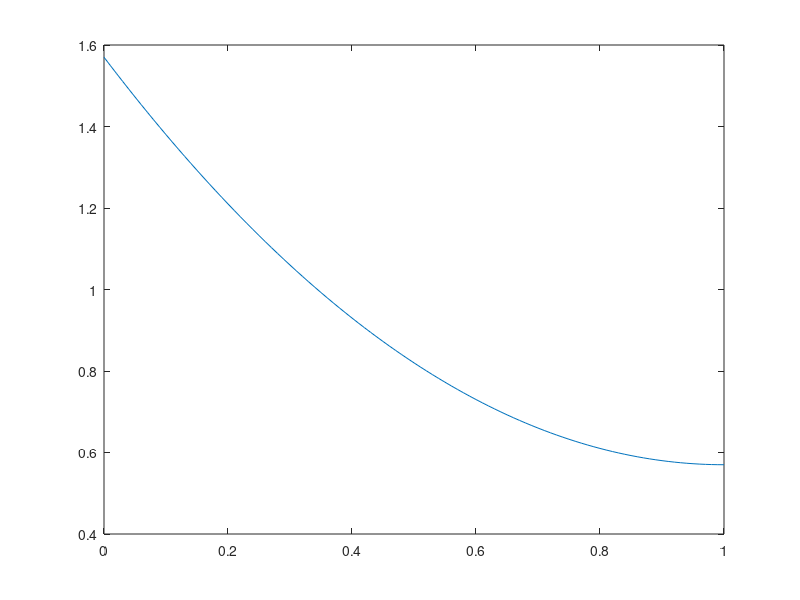

Recreate this plot in MATLAB.
clc


mu=[0:0.01:1.0];

n= length(mu);

for i=1:length(mu)
 f(i)=(1.57 - 2*mu(i) + mu(i)*mu(i));
end
plot(mu,f)